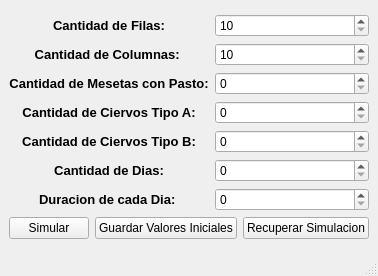
<?xml version="1.0" encoding="UTF-8"?>
<ui version="4.0">
 <class>MainWindow</class>
 <widget class="QMainWindow" name="MainWindow">
  <property name="geometry">
   <rect>
    <x>0</x>
    <y>0</y>
    <width>359</width>
    <height>276</height>
   </rect>
  </property>
  <property name="windowTitle">
   <string>MainWindow</string>
  </property>
  <widget class="QWidget" name="centralwidget">
   <layout class="QGridLayout" name="gridLayout">
    <item row="0" column="0">
     <layout class="QVBoxLayout" name="verticalLayout_3">
      <item>
       <layout class="QHBoxLayout" name="horizontalLayout">
        <item>
         <layout class="QVBoxLayout" name="verticalLayout_2">
          <item>
           <widget class="QLabel" name="label_4">
            <property name="font">
             <font>
              <family>Arial</family>
              <pointsize>10</pointsize>
              <weight>75</weight>
              <bold>true</bold>
             </font>
            </property>
            <property name="text">
             <string>Cantidad de Filas:</string>
            </property>
            <property name="alignment">
             <set>Qt::AlignCenter</set>
            </property>
           </widget>
          </item>
          <item>
           <widget class="QLabel" name="label_5">
            <property name="font">
             <font>
              <family>Arial</family>
              <pointsize>10</pointsize>
              <weight>75</weight>
              <bold>true</bold>
             </font>
            </property>
            <property name="text">
             <string>Cantidad de Columnas: </string>
            </property>
            <property name="alignment">
             <set>Qt::AlignCenter</set>
            </property>
           </widget>
          </item>
          <item>
           <widget class="QLabel" name="label">
            <property name="font">
             <font>
              <family>Arial</family>
              <pointsize>10</pointsize>
              <weight>75</weight>
              <bold>true</bold>
             </font>
            </property>
            <property name="text">
             <string>Cantidad de Mesetas con Pasto:</string>
            </property>
            <property name="alignment">
             <set>Qt::AlignCenter</set>
            </property>
           </widget>
          </item>
          <item>
           <widget class="QLabel" name="label_3">
            <property name="font">
             <font>
              <family>Arial</family>
              <pointsize>10</pointsize>
              <weight>75</weight>
              <bold>true</bold>
             </font>
            </property>
            <property name="text">
             <string>Cantidad de Ciervos Tipo A:</string>
            </property>
            <property name="alignment">
             <set>Qt::AlignCenter</set>
            </property>
           </widget>
          </item>
          <item>
           <widget class="QLabel" name="label_2">
            <property name="font">
             <font>
              <family>Arial</family>
              <pointsize>10</pointsize>
              <weight>75</weight>
              <bold>true</bold>
             </font>
            </property>
            <property name="text">
             <string>Cantidad de Ciervos Tipo B:</string>
            </property>
            <property name="alignment">
             <set>Qt::AlignCenter</set>
            </property>
           </widget>
          </item>
          <item>
           <widget class="QLabel" name="label_6">
            <property name="font">
             <font>
              <family>Arial</family>
              <pointsize>10</pointsize>
              <weight>75</weight>
              <bold>true</bold>
             </font>
            </property>
            <property name="text">
             <string>Cantidad de Dias:</string>
            </property>
            <property name="alignment">
             <set>Qt::AlignCenter</set>
            </property>
           </widget>
          </item>
          <item>
           <widget class="QLabel" name="label_7">
            <property name="font">
             <font>
              <family>Arial</family>
              <pointsize>10</pointsize>
              <weight>75</weight>
              <bold>true</bold>
             </font>
            </property>
            <property name="text">
             <string>Duracion de cada Dia: </string>
            </property>
            <property name="alignment">
             <set>Qt::AlignCenter</set>
            </property>
           </widget>
          </item>
         </layout>
        </item>
        <item>
         <layout class="QVBoxLayout" name="verticalLayout">
          <item>
           <widget class="QSpinBox" name="SpinFilas">
            <property name="minimum">
             <number>10</number>
            </property>
           </widget>
          </item>
          <item>
           <widget class="QSpinBox" name="SpinColumnas">
            <property name="minimum">
             <number>10</number>
            </property>
           </widget>
          </item>
          <item>
           <widget class="QSpinBox" name="SpinMesetas"/>
          </item>
          <item>
           <widget class="QSpinBox" name="SpinTipoA">
            <property name="maximum">
             <number>99</number>
            </property>
           </widget>
          </item>
          <item>
           <widget class="QSpinBox" name="SpinTipoB"/>
          </item>
          <item>
           <widget class="QSpinBox" name="SpinDias"/>
          </item>
          <item>
           <widget class="QSpinBox" name="SpinTiempo"/>
          </item>
         </layout>
        </item>
       </layout>
      </item>
      <item>
       <layout class="QHBoxLayout" name="horizontalLayout_2">
        <item>
         <widget class="QPushButton" name="Simular">
          <property name="text">
           <string>Simular</string>
          </property>
         </widget>
        </item>
        <item>
         <widget class="QPushButton" name="GuardarValores">
          <property name="text">
           <string>Guardar Valores Iniciales</string>
          </property>
         </widget>
        </item>
        <item>
         <widget class="QPushButton" name="RecuperarSimulacion">
          <property name="text">
           <string>Recuperar Simulacion</string>
          </property>
         </widget>
        </item>
       </layout>
      </item>
     </layout>
    </item>
   </layout>
  </widget>
  <widget class="QMenuBar" name="menubar">
   <property name="geometry">
    <rect>
     <x>0</x>
     <y>0</y>
     <width>359</width>
     <height>23</height>
    </rect>
   </property>
  </widget>
  <widget class="QStatusBar" name="statusbar"/>
 </widget>
 <resources/>
 <connections/>
</ui>
